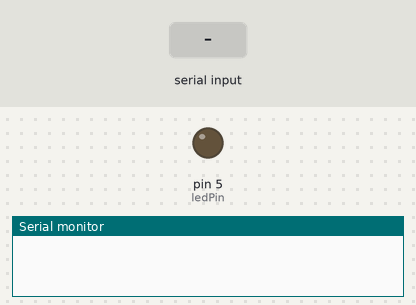
Recording of a sketch running on a simulated Arduino Uno, built with avr-gcc and run on an emulated ATmega328P. Parts: output pins drawn as LEDs (lit = HIGH), the last lines printed to the serial monitor. The inputs (shaded band) are chosen by the test bench.

Above: at 1.2 s.
1.3 s: "ON\n" received over Serial
At 2.0 s:
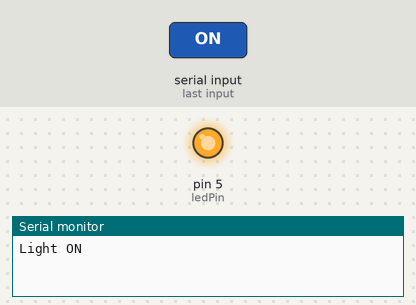
2.8 s: "OFF\n" received over Serial
At 3.1 s:
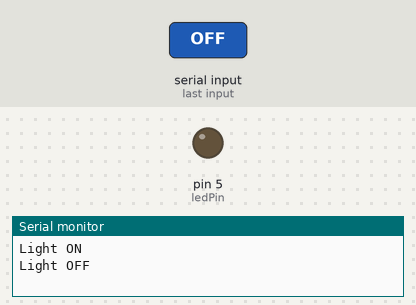
Timing chart, 0 to 5.8 s (numbered marks = the images above; inputs shaded):
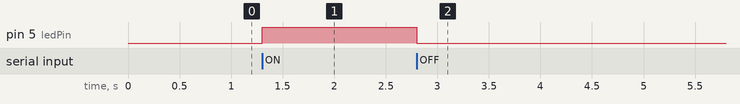

Measured:
- after the input at 1.3 s, pin 5 (ledPin): LOW → HIGH at once
- after the input at 2.8 s, pin 5 (ledPin): HIGH → LOW at once

The sketch:

serial_led_control.ino
```cpp
int ledPin = 5;

void setup(){
  Serial.begin(115200);
  pinMode(5,OUTPUT);
}

void loop(){
  if(Serial.available()){
    String cmd = Serial.readStringUntil('\n');
    cmd.trim();

    if(cmd == "ON"){
      digitalWrite(5,HIGH);
      Serial.println("Light ON");
    }
    else if(cmd == "OFF"){
      digitalWrite(5,LOW);
      Serial.println("Light OFF");
    }
    else{
      Serial.println("Unknown command");
    }
  }
}
```
